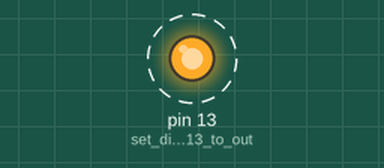
Simulated run of this sketch. Board: Arduino Uno, built with avr-gcc and run on an emulated ATmega328P. Shown: output pins drawn as LEDs (lit = HIGH). Dashed ring = blinking.

Above: at 0.05 s.
Timing chart, 0 to 3.0 s (numbered marks = the images above):
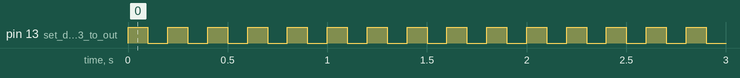

Measured:
- by itself, pin 13 (set_digital_pin_13_to_out): alternates HIGH for 0.10 s and LOW for 0.10 s

The sketch:

ledblink.ino
```cpp
/*
BLINK LED SKETCH
BY HARRISON STEELE
1/12/26
*/
void setup() {
  // put your setup code here, to run once:
 pinMode(13, OUTPUT); //set digital pin 13 to output
printf("Working!");
}

void loop() {
  digitalWrite(13, HIGH); //turn on digital pin 13
  delay(100); // in ms pause
  digitalWrite(13, LOW); //turn off digital pin 13
  delay(100); // in ms pause
}
```
